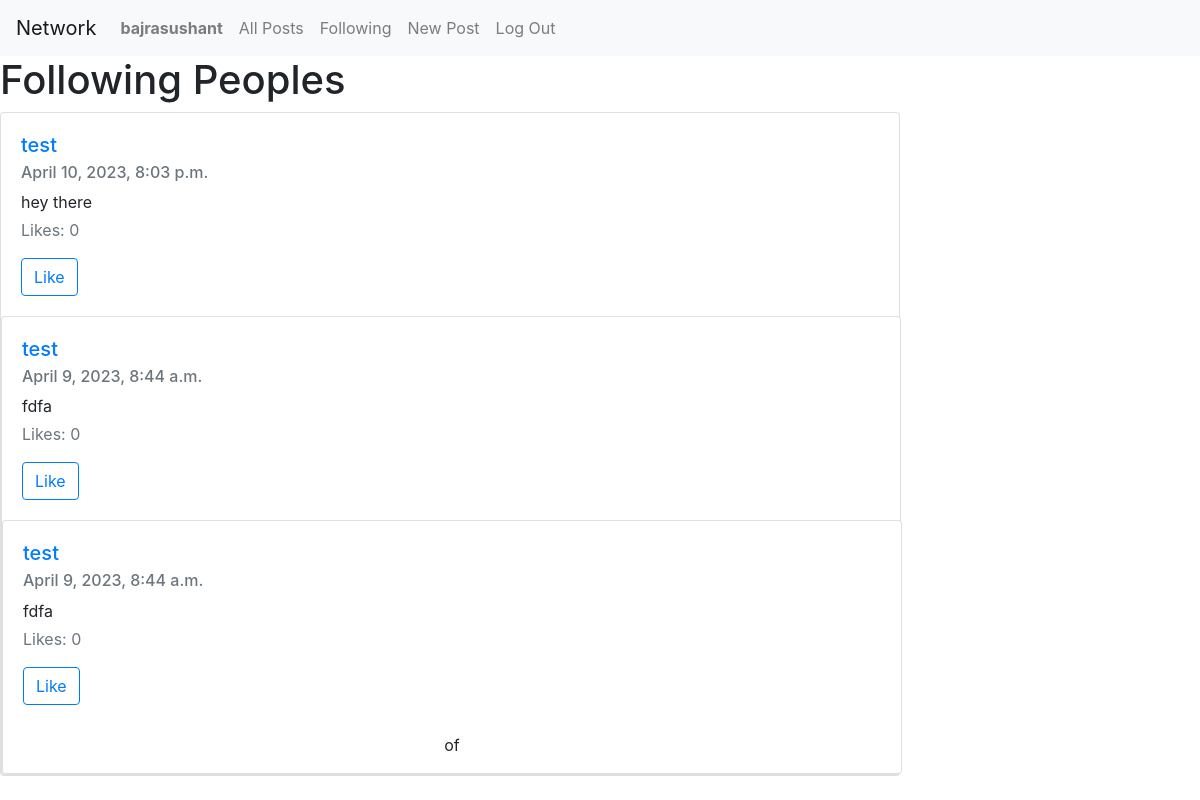
The app's page /following (signed in), older data.
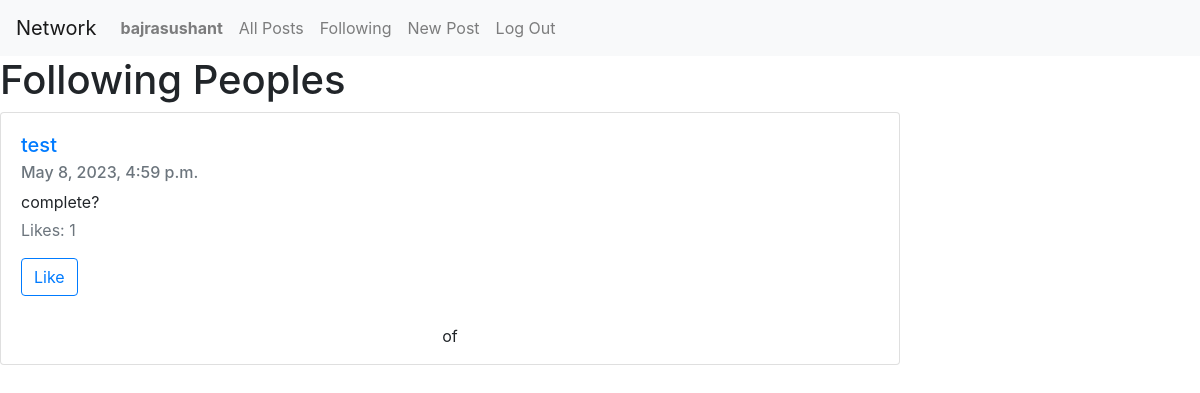
The same page, newer data.
### network/models.py (models this page shows, shortened)
class Post(models.Model):
    description = models.TextField()
    poster = models.ForeignKey(User, on_delete=models.CASCADE)
    posted = models.DateTimeField(auto_now_add=True)
    likes = models.ManyToManyField(User, related_name="liked_posts")
    liked = models.BooleanField(default=False)

class User(AbstractUser):
    following = models.ManyToManyField(
        "self", symmetrical=False, related_name="userFollowing"
    )
    followers = models.ManyToManyField(
        "self", symmetrical=False, related_name="userFollows"
    )

### network/views.py (the view)
# urls.py: path("following", views.following_view, name="following"),
def following_view(request):
    user = User.objects.get(username = request.user)
    userFollowing = user.following.all()
    followingPosts = Post.objects.filter(poster__in = userFollowing).order_by("-posted")
    return render(
        request, "network/index.html", {"posts": followingPosts, "title": "Following Peoples"}
    )

### network/templates/network/index.html (shortened to what this page needs)
{% extends "network/layout.html" %} {% block body %}
<h1>{{title}}</h1>
{% for post in posts %}
<div class="card" style="width: 75vw" data-cardid="{{post.id}}">
    <div class="card-body" id="card-body-{{post.id}}">
    <h5 class="card-title">
      <a href="{% url 'profile' name=post.poster %}">{{post.poster}}</a>
    </h5>
    <h6 class="card-subtitle mb-2 text-body-secondary text-secondary">
      {{post.posted}}
    </h6>
    <p class="card-text mb-1" id="post-descr/iption-{{ post.id }}">{{ post.description }}</p>
    <p class="text-muted" id="like-{{ post.id }}">Likes: {{ post.likes.count }}</p>
    {% if user.is_authenticated %}
    {% if post.liked %}
    <button id="like-btn-{{post.id}}" class="btn btn-outline-danger" type="button" onclick="likeHandler({{post.id}}, {{ post.liked|lower }})">
            Unlike
        </button>
    {% else %}
    <button id="like-btn-{{post.id}}" class="btn btn-outline-primary" type="button" onclick="likeHandler({{post.id}}, {{post.liked|lower}})">
            Like
        </button>
    {% endif %}
    {% endif %}
</div>
{% endfor %}
<nav aria-label="Page navigation">
  <ul class="pagination justify-content-center align-items-center mt-2">
    <span class="current mx-3">
            {{ posts.number }} of {{ posts.paginator.num_pages }}
        </span>
  </ul>
</nav>
{% endblock %}

Row changes from the older to the newer data that the page shows:
removed Post: poster "test", posted "April 10, 2023, 8:03 p.m.", description "hey there", likes.count "0"
removed Post: poster "test", posted "April 9, 2023, 8:44 a.m.", description "fdfa", likes.count "0"
removed Post: poster "test", posted "April 9, 2023, 8:44 a.m.", description "fdfa", likes.count "0"
added Post: poster "test", posted "May 8, 2023, 4:59 p.m.", description "complete?", likes.count "1"
